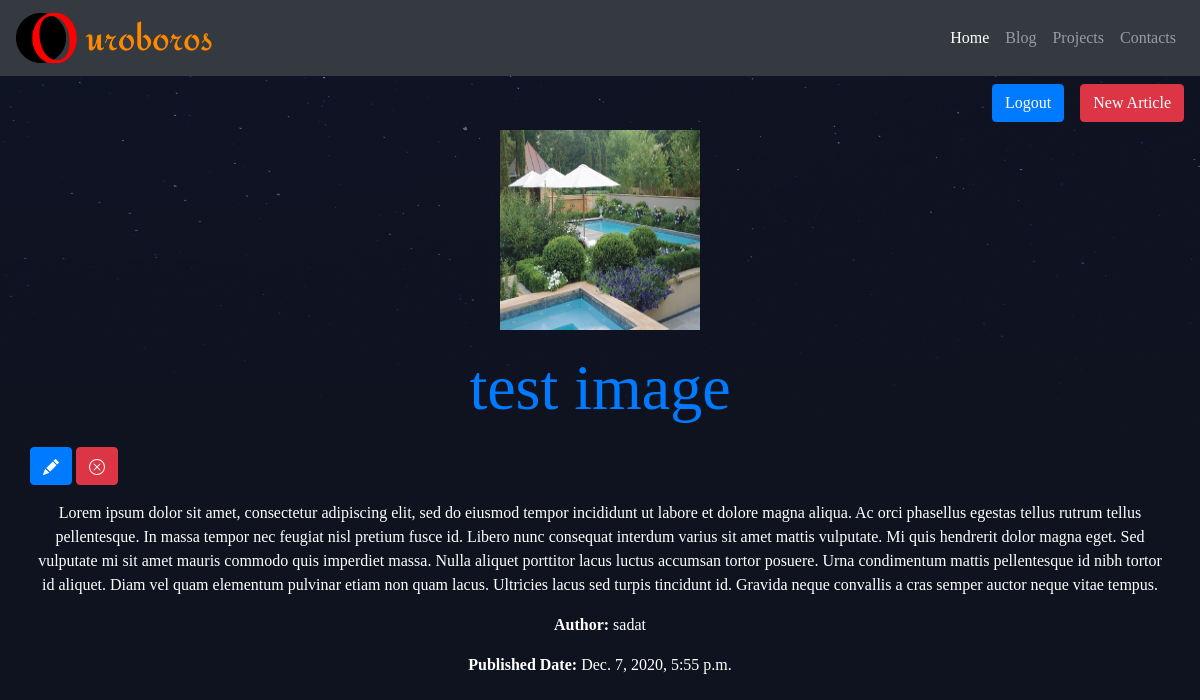
The page /blogs/11/ (signed in) on the database its author committed.
### blog/models.py (models this page shows, shortened)
class Article(models.Model):
    title = models.CharField(max_length=100)
    body = models.TextField()
    date = models.DateTimeField(auto_now_add=True)
    thumb = models.ImageField(default='4.jpg',null=True,blank=True,upload_to = "images")
    author = models.ForeignKey(User,on_delete=models.CASCADE)

### blog/views.py (the view)
# urls.py: path('blogs/<int:pk>/',views.blog_detail,name='blog_detail'),
@login_required()
def blog_detail(request,pk):
    article = get_object_or_404(Article,pk=pk)
    return render(request,'blog_detail.html',{'article':article})

### blog/templates/blog_detail.html (shortened to what this page needs)
{% extends 'base.html' %}
{% block content %}
<section class="container detail_wrapper">
      <img src="{{article.thumb.url}}" alt="">
      <span>    <a href="{% url 'blog_index' %}"><h1>{{article.title}}</h1></a></span>
      <span > <a class="btn btn-primary" href="{% url 'blog_edit' pk=article.pk %}">
      </a></span>
      <span> <a class="btn btn-danger" href="{% url 'blog_delete' pk=article.pk %}"></span></a>
      <p>{{ article.body|linebreaks}}</p>
      <p><b>Author: </b>{{article.author}}</p>
      <p><b>Published Date: </b>{{article.date}}</p>
</section>
{% endblock %}

### assets/style.css (style rules this page uses)
:root { --text: #5362F6; --shadow: #E485F8; }
body { background-color: #0f121f; background-image: url(stars.png); background-repeat: no-repeat; color: #fff; }
body * { font-family: Ubuntu; padding: 0%; }
.detail_wrapper { padding:0; }
.detail_wrapper img { display: block; margin-left: auto; margin-right: auto; width: 200px; height: 200px; }
.detail_wrapper h1 { text-align:center; margin:20px auto; font-size:4em; }
.detail_wrapper p { text-align:center }
a { text-decoration: none; }

### rows shown on the page
Article: thumb (picture), title "test image", body "Lorem ipsum dolor sit amet, consectetur adipiscing elit, sed do eiusmod tempor incididunt ut labore et dolore magna aliqua. Ac orci phasellus egestas tellus rutrum tellus pellentesque. In massa tempor nec feugiat nisl pretium fusce id. Libero nunc consequat interdum varius sit amet mattis vulputate. Mi quis hendrerit dolor magna eget. Sed vulputate mi sit amet mauris commodo quis imperdiet massa. Nulla aliquet porttitor lacus luctus accumsan tortor posuere. Urna condimentum mattis pellentesque id nibh tortor id aliquet. Diam vel quam elementum pulvinar etiam non quam lacus. Ultricies lacus sed turpis tincidunt id. Gravida neque convallis a cras semper auctor neque vitae tempus.", author "sadat", date "Dec. 7, 2020, 5:55 p.m."
